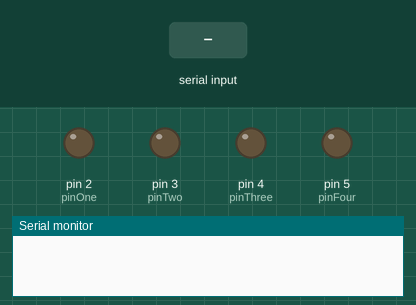
The sketch below on a simulated Arduino Uno, built with avr-gcc and run on an emulated ATmega328P. Parts: output pins drawn as LEDs (lit = HIGH), the last lines printed to the serial monitor. The inputs (shaded band) are chosen by the test bench.

Above: at 1.2 s.
1.3 s: "one_on" received over Serial
At 3.5 s:
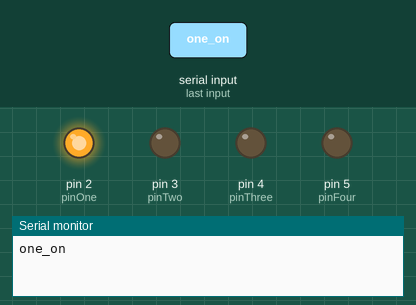
3.8 s: "two_on" received over Serial
At 5.5 s:
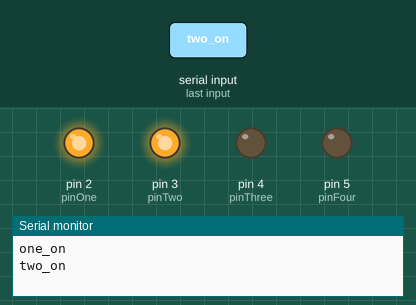
6.3 s: "one_off" received over Serial
At 8.5 s:
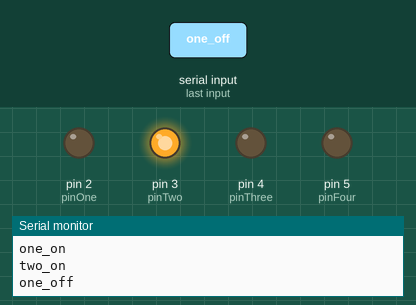
8.8 s: "three_on" received over Serial
At 10.6 s:
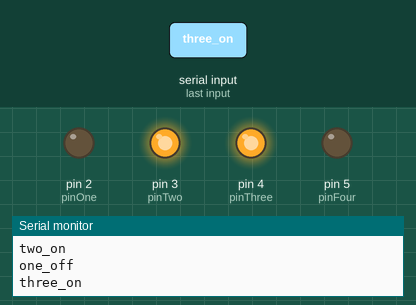
11.3 s: "two_off" received over Serial
At 13.5 s:
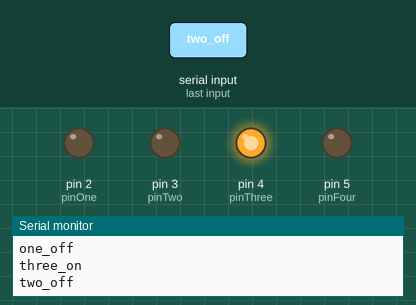
13.8 s: "four_on" received over Serial
At 15.5 s:
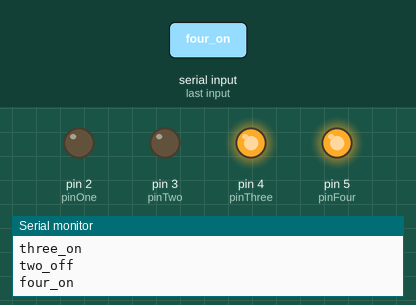
Timing chart, 0 to 17.0 s (numbered marks = the images above; inputs shaded):
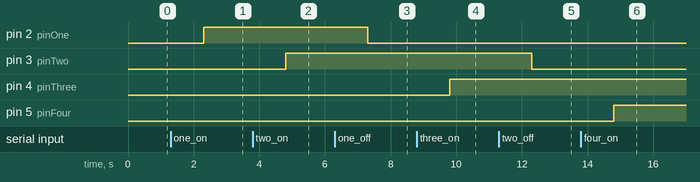

Measured:
- after the input at 1.3 s, pin 2 (pinOne): LOW → HIGH after 1.0 s
- after the input at 3.8 s, pin 3 (pinTwo): LOW → HIGH after 1.0 s
- after the input at 6.3 s, pin 2 (pinOne): HIGH → LOW after 1.0 s
- after the input at 8.8 s, pin 4 (pinThree): LOW → HIGH after 1.0 s
- after the input at 11.3 s, pin 3 (pinTwo): HIGH → LOW after 1.0 s
- after the input at 13.8 s, pin 5 (pinFour): LOW → HIGH after 1.0 s

The sketch:

raspArd.ino
```cpp
int pinOne = 2;
int pinTwo = 3;
int pinThree = 4;
int pinFour = 5;

String focus_state = "";

void setup() {
  Serial.begin(9600);
  pinMode(pinOne, OUTPUT);
  pinMode(pinTwo, OUTPUT);
  pinMode(pinThree, OUTPUT);
  pinMode(pinFour, OUTPUT);
}

void loop() {
  while (Serial.available()){
    focus_state = Serial.readString();
    Serial.println(focus_state);
    if (focus_state == "one_on"){
      digitalWrite(pinOne, HIGH);
    } else if (focus_state == "one_off"){
      digitalWrite(pinOne, LOW);
    } else if (focus_state == "two_on"){
      digitalWrite(pinTwo, HIGH);
    } else if (focus_state == "two_off"){
      digitalWrite(pinTwo, LOW);
    } else if (focus_state == "three_on"){
      digitalWrite(pinThree, HIGH);
    } else if (focus_state == "three_off"){
      digitalWrite(pinThree, LOW);
    } else if (focus_state == "four_on"){
      digitalWrite(pinFour, HIGH);
    } else if (focus_state == "four_off"){
      digitalWrite(pinFour, LOW);
    }
    focus_state="";
  }
}
```
